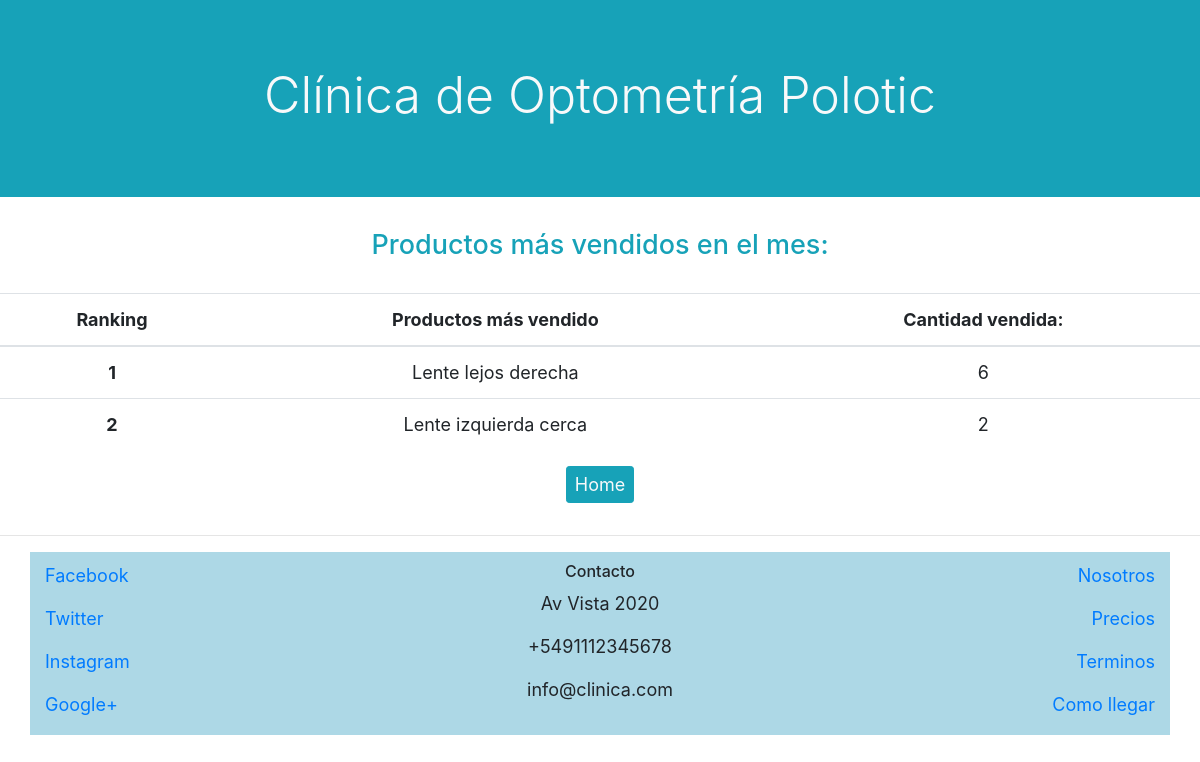
The page /productos_mas_vendidos on the database its author committed.
### clinica/models.py (models this page shows, shortened)
class Producto(models.Model):
    nombre_producto = models.CharField(max_length=64)
    precio = models.DecimalField(decimal_places=2, max_digits=5)
    lejos_cerca = models.ForeignKey(LejosCerca, on_delete=models.RESTRICT, related_name="lejos_o_cerca")
    izquierda_derecha = models.ForeignKey(IzquierdaDerecha, on_delete=models.RESTRICT, related_name="izquierda_o_derecha")
    armazon = models.ForeignKey(Armazon, on_delete=models.RESTRICT, related_name="incluye_armazon")

### clinica/views.py (the view)
# urls.py: path("productos_mas_vendidos", views.productos_mas_vendidos, name ="productos_mas_vendidos"),
def productos_mas_vendidos(request):
    productos = Producto.objects.all()
    cant_max1 = 0
    cant_max2 = 0
    ahora = datetime.now()
    mes = timedelta(weeks=4)
    fecha = ahora - mes
    for prod in productos:
        pedidos_prod= Pedido.objects.filter(producto = prod.id).filter(fecha_y_hora__range=(fecha, ahora))
        cantidad_prod = 0
        for ped in pedidos_prod:
            cantidad_prod = cantidad_prod + ped.cantidad
        if cantidad_prod > cant_max1:
            prod_max1 = prod.nombre_producto
            cant_max1= cantidad_prod
        elif cantidad_prod > cant_max2:
            prod_max2 = prod.nombre_producto
            cant_max2= cantidad_prod
    return render(request, "clinica/productos_mas_vendidos.html", {"cant_max1": cant_max1,
                                                                   "cant_max2": cant_max2,
                                                                   "prod_max1": prod_max1,
                                                                   "prod_max2": prod_max2})

### clinica/templates/clinica/productos_mas_vendidos.html
{% extends "clinica/layout.html" %}
{% block body %}
<h4 class = "text-info text-center pb-3">Productos más vendidos en el mes:</h4>
<div class="table-responsive mt-3">
  <table class="table" id ="tabla">
    <thead>
    <tr>
          <th class="text-center" scope="col">Ranking</th>
      <th class="text-center" scope="col">Productos más vendido</th>
      <th class="text-center" scope="col">Cantidad vendida: </th>
    </tr>
  </thead>
  <tbody>
  <tr>
  <th class="text-center" scope="row">1</th>
<td class="text-center"> {{prod_max1}}</td> <td class="text-center"> {{cant_max1}}</td>
</tr>
<tr>
<th class="text-center" scope="row">2</th>
<td class="text-center"> {{prod_max2}}</td> <td class="text-center"> {{cant_max2}}</td>
</tr>
</table>
<div class="d-flex align-items-center">
<a class="btn btn-info text-light btn-sm mb-3 mx-auto" href="{% url 'usuarios:index' %}">Home</a>
</div>
</div>
{% endblock %}

### clinica/static/css/style.css (style rules this page uses)
@media screen and (min-width: 770px) { a, p, li, td, th { font-size: 18px !important } }
@media screen and (min-width: 770px) { h4 { font-size: 27px !important; } }

### rows shown on the page
Producto: nombre_producto "Lente lejos derecha"
Producto: nombre_producto "Lente izquierda cerca"

### other values the page prints
{{ cant_max1 }} "6"
{{ cant_max2 }} "2"
